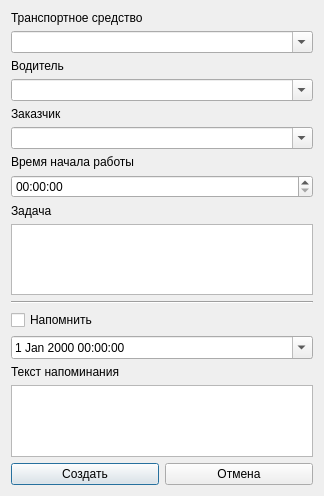
<?xml version="1.0" encoding="UTF-8"?>
<ui version="4.0">
 <class>newTask</class>
 <widget class="QDialog" name="newTask">
  <property name="geometry">
   <rect>
    <x>0</x>
    <y>0</y>
    <width>324</width>
    <height>496</height>
   </rect>
  </property>
  <property name="windowTitle">
   <string>Новая задача</string>
  </property>
  <layout class="QHBoxLayout" name="horizontalLayout">
   <item>
    <layout class="QVBoxLayout" name="verticalLayout">
     <item>
      <widget class="QLabel" name="label">
       <property name="text">
        <string>Транспортное средство</string>
       </property>
       <property name="buddy">
        <cstring>comboBox</cstring>
       </property>
      </widget>
     </item>
     <item>
      <widget class="QComboBox" name="comboBox">
       <property name="editable">
        <bool>true</bool>
       </property>
      </widget>
     </item>
     <item>
      <widget class="QLabel" name="label_2">
       <property name="text">
        <string>Водитель</string>
       </property>
       <property name="buddy">
        <cstring>comboBox_2</cstring>
       </property>
      </widget>
     </item>
     <item>
      <widget class="QComboBox" name="comboBox_2">
       <property name="editable">
        <bool>true</bool>
       </property>
      </widget>
     </item>
     <item>
      <widget class="QLabel" name="label_4">
       <property name="text">
        <string>Заказчик</string>
       </property>
       <property name="buddy">
        <cstring>comboBox_3</cstring>
       </property>
      </widget>
     </item>
     <item>
      <widget class="QComboBox" name="comboBox_3">
       <property name="editable">
        <bool>true</bool>
       </property>
      </widget>
     </item>
     <item>
      <widget class="QLabel" name="label_3">
       <property name="text">
        <string>Время начала работы</string>
       </property>
       <property name="buddy">
        <cstring>timeEdit</cstring>
       </property>
      </widget>
     </item>
     <item>
      <widget class="QTimeEdit" name="timeEdit">
       <property name="calendarPopup">
        <bool>false</bool>
       </property>
      </widget>
     </item>
     <item>
      <widget class="QLabel" name="label_5">
       <property name="text">
        <string>Задача</string>
       </property>
       <property name="buddy">
        <cstring>textEdit</cstring>
       </property>
      </widget>
     </item>
     <item>
      <widget class="QTextEdit" name="textEdit">
       <property name="maximumSize">
        <size>
         <width>16777215</width>
         <height>16777215</height>
        </size>
       </property>
      </widget>
     </item>
     <item>
      <widget class="Line" name="line">
       <property name="orientation">
        <enum>Qt::Horizontal</enum>
       </property>
      </widget>
     </item>
     <item>
      <widget class="QCheckBox" name="checkBox">
       <property name="text">
        <string>Напомнить</string>
       </property>
       <property name="checked">
        <bool>false</bool>
       </property>
      </widget>
     </item>
     <item>
      <widget class="QDateTimeEdit" name="dateTimeEdit">
       <property name="wrapping">
        <bool>false</bool>
       </property>
       <property name="buttonSymbols">
        <enum>QAbstractSpinBox::UpDownArrows</enum>
       </property>
       <property name="showGroupSeparator" stdset="0">
        <bool>true</bool>
       </property>
       <property name="calendarPopup">
        <bool>true</bool>
       </property>
      </widget>
     </item>
     <item>
      <widget class="QLabel" name="label_6">
       <property name="text">
        <string>Текст напоминания</string>
       </property>
       <property name="buddy">
        <cstring>textEdit_2</cstring>
       </property>
      </widget>
     </item>
     <item>
      <widget class="QTextEdit" name="textEdit_2"/>
     </item>
     <item>
      <layout class="QHBoxLayout" name="horizontalLayout_2">
       <item>
        <widget class="QPushButton" name="pushButton_2">
         <property name="text">
          <string>Создать</string>
         </property>
        </widget>
       </item>
       <item>
        <widget class="QPushButton" name="pushButton">
         <property name="text">
          <string>Отмена</string>
         </property>
        </widget>
       </item>
      </layout>
     </item>
     <item>
      <spacer name="verticalSpacer">
       <property name="orientation">
        <enum>Qt::Vertical</enum>
       </property>
       <property name="sizeHint" stdset="0">
        <size>
         <width>20</width>
         <height>40</height>
        </size>
       </property>
      </spacer>
     </item>
    </layout>
   </item>
   <item>
    <layout class="QVBoxLayout" name="verticalLayout_2"/>
   </item>
  </layout>
 </widget>
 <resources/>
 <connections>
  <connection>
   <sender>pushButton</sender>
   <signal>clicked()</signal>
   <receiver>newTask</receiver>
   <slot>reject()</slot>
   <hints>
    <hint type="sourcelabel">
     <x>235</x>
     <y>472</y>
    </hint>
    <hint type="destinationlabel">
     <x>184</x>
     <y>483</y>
    </hint>
   </hints>
  </connection>
  <connection>
   <sender>pushButton_2</sender>
   <signal>clicked()</signal>
   <receiver>newTask</receiver>
   <slot>accept()</slot>
   <hints>
    <hint type="sourcelabel">
     <x>101</x>
     <y>464</y>
    </hint>
    <hint type="destinationlabel">
     <x>79</x>
     <y>489</y>
    </hint>
   </hints>
  </connection>
 </connections>
</ui>
